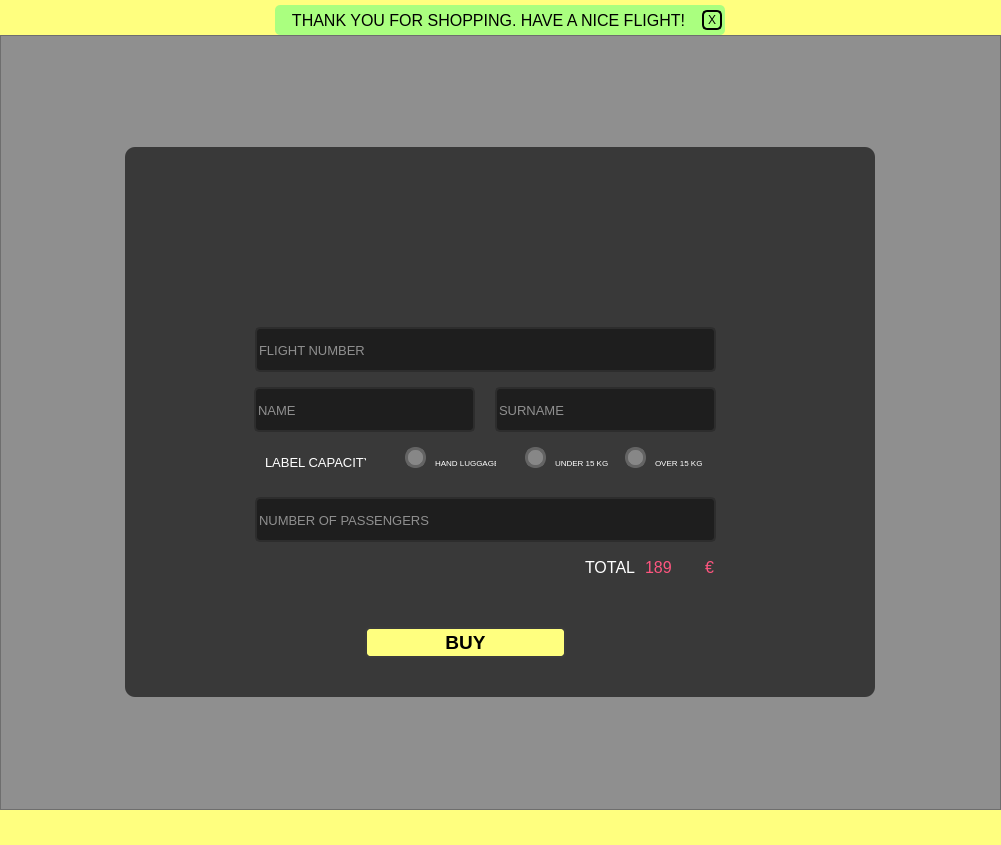
<?xml version="1.0" encoding="UTF-8"?>
<ui version="4.0">
 <class>LOGINWindow</class>
 <widget class="QMainWindow" name="LOGINWindow">
  <property name="geometry">
   <rect>
    <x>0</x>
    <y>0</y>
    <width>1001</width>
    <height>845</height>
   </rect>
  </property>
  <property name="maximumSize">
   <size>
    <width>16777215</width>
    <height>16777215</height>
   </size>
  </property>
  <property name="windowTitle">
   <string>ByuTicket</string>
  </property>
  <widget class="QWidget" name="centralwidget">
   <property name="maximumSize">
    <size>
     <width>16777215</width>
     <height>16777215</height>
    </size>
   </property>
   <layout class="QVBoxLayout" name="verticalLayout">
    <property name="spacing">
     <number>0</number>
    </property>
    <property name="leftMargin">
     <number>0</number>
    </property>
    <property name="topMargin">
     <number>0</number>
    </property>
    <property name="rightMargin">
     <number>0</number>
    </property>
    <property name="bottomMargin">
     <number>0</number>
    </property>
    <item>
     <widget class="QFrame" name="top_bar">
      <property name="maximumSize">
       <size>
        <width>16777215</width>
        <height>35</height>
       </size>
      </property>
      <property name="styleSheet">
       <string notr="true">background-color: rgb(255, 255, 127);</string>
      </property>
      <property name="frameShape">
       <enum>QFrame::NoFrame</enum>
      </property>
      <property name="frameShadow">
       <enum>QFrame::Raised</enum>
      </property>
      <layout class="QHBoxLayout" name="horizontalLayout_2">
       <property name="spacing">
        <number>0</number>
       </property>
       <property name="leftMargin">
        <number>0</number>
       </property>
       <property name="topMargin">
        <number>5</number>
       </property>
       <property name="rightMargin">
        <number>0</number>
       </property>
       <property name="bottomMargin">
        <number>0</number>
       </property>
       <item>
        <widget class="QFrame" name="INFOFrame">
         <property name="maximumSize">
          <size>
           <width>450</width>
           <height>16777215</height>
          </size>
         </property>
         <property name="styleSheet">
          <string notr="true">background-color: rgb(170, 255, 127);
border-radius: 5px;</string>
         </property>
         <property name="frameShape">
          <enum>QFrame::NoFrame</enum>
         </property>
         <property name="frameShadow">
          <enum>QFrame::Raised</enum>
         </property>
         <layout class="QHBoxLayout" name="horizontalLayout_3">
          <property name="spacing">
           <number>3</number>
          </property>
          <property name="leftMargin">
           <number>3</number>
          </property>
          <property name="topMargin">
           <number>3</number>
          </property>
          <property name="rightMargin">
           <number>3</number>
          </property>
          <property name="bottomMargin">
           <number>3</number>
          </property>
          <item>
           <widget class="QLabel" name="INFOLabel">
            <property name="font">
             <font>
              <pointsize>12</pointsize>
             </font>
            </property>
            <property name="text">
             <string>THANK YOU FOR SHOPPING. HAVE A NICE FLIGHT!</string>
            </property>
            <property name="alignment">
             <set>Qt::AlignCenter</set>
            </property>
           </widget>
          </item>
          <item>
           <widget class="QPushButton" name="INFOXButton">
            <property name="maximumSize">
             <size>
              <width>20</width>
              <height>20</height>
             </size>
            </property>
            <property name="styleSheet">
             <string notr="true">QPushButton {
	border-raadius: 5px;
	background-position: centre;
	border: 2px solid;
}

QPushButton:hover {
	background-color: rgb(50, 50, 50);
	color: rgb(255, 234, 70);
}

QPushButton:pressed {
	background-color: rgb(35, 35, 35);
	color: rgb(255, 234, 70);
}</string>
            </property>
            <property name="text">
             <string>X</string>
            </property>
           </widget>
          </item>
         </layout>
        </widget>
       </item>
      </layout>
     </widget>
    </item>
    <item>
     <widget class="QFrame" name="content">
      <property name="styleSheet">
       <string notr="true">background-color: rgb(143, 143, 143);</string>
      </property>
      <property name="frameShape">
       <enum>QFrame::StyledPanel</enum>
      </property>
      <property name="frameShadow">
       <enum>QFrame::Raised</enum>
      </property>
      <layout class="QHBoxLayout" name="horizontalLayout">
       <property name="leftMargin">
        <number>10</number>
       </property>
       <property name="rightMargin">
        <number>10</number>
       </property>
       <item>
        <widget class="QFrame" name="PASSWORDLabel">
         <property name="maximumSize">
          <size>
           <width>750</width>
           <height>550</height>
          </size>
         </property>
         <property name="font">
          <font>
           <pointsize>12</pointsize>
          </font>
         </property>
         <property name="styleSheet">
          <string notr="true">background-color: rgb(57, 57, 57);
border-radius: 10px;</string>
         </property>
         <property name="frameShape">
          <enum>QFrame::StyledPanel</enum>
         </property>
         <property name="frameShadow">
          <enum>QFrame::Raised</enum>
         </property>
         <widget class="QLineEdit" name="NUMBEROFPASSENGERSLabel">
          <property name="geometry">
           <rect>
            <x>130</x>
            <y>350</y>
            <width>461</width>
            <height>45</height>
           </rect>
          </property>
          <property name="font">
           <font>
            <pointsize>10</pointsize>
           </font>
          </property>
          <property name="styleSheet">
           <string notr="true">QLineEdit {
	border: 2px solid rgb(45,45,45);
	border-radius: 5px;	
	padding: 15 px;
	background-color: rgb(30,30,30);
	
	color: rgb(255, 255, 255);
}

QLineEdit:hover {
	border: 2px solid rgb(55,55,55);
}

QLineEdit:focus {
	border: 2px solid rgb(255,255,127);
	color: rgb(200,200,200)
}</string>
          </property>
          <property name="text">
           <string/>
          </property>
          <property name="maxLength">
           <number>100</number>
          </property>
          <property name="placeholderText">
           <string>NUMBER OF PASSENGERS</string>
          </property>
         </widget>
         <widget class="QCheckBox" name="HANGLUGGAGEBox">
          <property name="geometry">
           <rect>
            <x>280</x>
            <y>300</y>
            <width>21</width>
            <height>21</height>
           </rect>
          </property>
          <property name="font">
           <font>
            <family>Segoe UI</family>
            <pointsize>10</pointsize>
           </font>
          </property>
          <property name="styleSheet">
           <string notr="true">QCheckBox::indicator {
	border: 3px solid rgb(100,100,100);
	width: 15px;
	height: 15px;
	border-radius: 10px;
	background-color: rgb(135, 135, 135);
}

QCheckBox::indicator:checked {
	border: 3px solid rgb(255,255,0);
	background-color: rgb(255, 255, 127);
}</string>
          </property>
          <property name="text">
           <string/>
          </property>
         </widget>
         <widget class="QPushButton" name="BUYButton">
          <property name="geometry">
           <rect>
            <x>240</x>
            <y>480</y>
            <width>201</width>
            <height>31</height>
           </rect>
          </property>
          <property name="font">
           <font>
            <pointsize>14</pointsize>
            <weight>75</weight>
            <bold>true</bold>
           </font>
          </property>
          <property name="styleSheet">
           <string notr="true">QPushButton {
	background-color: rgb(255, 255, 127);
	border: 2px solid rgb(60,60,60);
	border-radius: 5px;
}

QPushButton:hover {
	background-color: rgb(60, 60, 60);
	border: 2px solid rgb(70,70,70);
	border-radius: 5px;
}

QPushButton:pressed {
	background-color: rgb(255, 255, 127);
	border: 2px solid rgb(0,0,0);
	border-radius: 5px;
	
	color: rgb(35, 35, 35);
}</string>
          </property>
          <property name="text">
           <string>BUY</string>
          </property>
         </widget>
         <widget class="QLineEdit" name="SURNAMELabel">
          <property name="geometry">
           <rect>
            <x>370</x>
            <y>240</y>
            <width>221</width>
            <height>45</height>
           </rect>
          </property>
          <property name="font">
           <font>
            <pointsize>10</pointsize>
           </font>
          </property>
          <property name="styleSheet">
           <string notr="true">QLineEdit {
	border: 2px solid rgb(45,45,45);
	border-radius: 5px;	
	padding: 15 px;
	background-color: rgb(30,30,30);
	
	color: rgb(255, 255, 255);
}

QLineEdit:hover {
	border: 2px solid rgb(55,55,55);
}

QLineEdit:focus {
	border: 2px solid rgb(255,255,127);
	color: rgb(200,200,200)
}</string>
          </property>
          <property name="text">
           <string/>
          </property>
          <property name="maxLength">
           <number>100</number>
          </property>
          <property name="placeholderText">
           <string>SURNAME</string>
          </property>
         </widget>
         <widget class="QLineEdit" name="NAMELabel">
          <property name="geometry">
           <rect>
            <x>129</x>
            <y>240</y>
            <width>221</width>
            <height>45</height>
           </rect>
          </property>
          <property name="font">
           <font>
            <pointsize>10</pointsize>
           </font>
          </property>
          <property name="styleSheet">
           <string notr="true">QLineEdit {
	border: 2px solid rgb(45,45,45);
	border-radius: 5px;	
	padding: 15 px;
	background-color: rgb(30,30,30);
	
	color: rgb(255, 255, 255);
}

QLineEdit:hover {
	border: 2px solid rgb(55,55,55);
}

QLineEdit:focus {
	border: 2px solid rgb(255,255,127);
	color: rgb(200,200,200)
}</string>
          </property>
          <property name="text">
           <string/>
          </property>
          <property name="maxLength">
           <number>100</number>
          </property>
          <property name="placeholderText">
           <string>NAME</string>
          </property>
         </widget>
         <widget class="QLineEdit" name="FLIGHTNUMBERLabel">
          <property name="geometry">
           <rect>
            <x>130</x>
            <y>180</y>
            <width>461</width>
            <height>45</height>
           </rect>
          </property>
          <property name="font">
           <font>
            <pointsize>10</pointsize>
           </font>
          </property>
          <property name="styleSheet">
           <string notr="true">QLineEdit {
	border: 2px solid rgb(45,45,45);
	border-radius: 5px;	
	padding: 15 px;
	background-color: rgb(30,30,30);
	
	color: rgb(255, 255, 255);
}

QLineEdit:hover {
	border: 2px solid rgb(55,55,55);
}

QLineEdit:focus {
	border: 2px solid rgb(255,255,127);
	color: rgb(200,200,200)
}</string>
          </property>
          <property name="text">
           <string/>
          </property>
          <property name="maxLength">
           <number>100</number>
          </property>
          <property name="placeholderText">
           <string>FLIGHT NUMBER</string>
          </property>
         </widget>
         <widget class="QLabel" name="label">
          <property name="geometry">
           <rect>
            <x>140</x>
            <y>290</y>
            <width>101</width>
            <height>51</height>
           </rect>
          </property>
          <property name="font">
           <font>
            <pointsize>10</pointsize>
           </font>
          </property>
          <property name="styleSheet">
           <string notr="true">color: rgb(255, 255, 255);</string>
          </property>
          <property name="text">
           <string>LABEL CAPACITY:</string>
          </property>
         </widget>
         <widget class="QCheckBox" name="UNDER15KGBox">
          <property name="geometry">
           <rect>
            <x>400</x>
            <y>300</y>
            <width>21</width>
            <height>21</height>
           </rect>
          </property>
          <property name="font">
           <font>
            <family>Segoe UI</family>
            <pointsize>10</pointsize>
           </font>
          </property>
          <property name="styleSheet">
           <string notr="true">QCheckBox::indicator {
	border: 3px solid rgb(100,100,100);
	width: 15px;
	height: 15px;
	border-radius: 10px;
	background-color: rgb(135, 135, 135);
}

QCheckBox::indicator:checked {
	border: 3px solid rgb(255,255,0);
	background-color: rgb(255, 255, 127);
}</string>
          </property>
          <property name="text">
           <string/>
          </property>
         </widget>
         <widget class="QCheckBox" name="OVER15KGBox">
          <property name="geometry">
           <rect>
            <x>500</x>
            <y>300</y>
            <width>21</width>
            <height>21</height>
           </rect>
          </property>
          <property name="font">
           <font>
            <family>Segoe UI</family>
            <pointsize>10</pointsize>
           </font>
          </property>
          <property name="styleSheet">
           <string notr="true">QCheckBox::indicator {
	border: 3px solid rgb(100,100,100);
	width: 15px;
	height: 15px;
	border-radius: 10px;
	background-color: rgb(135, 135, 135);
}

QCheckBox::indicator:checked {
	border: 3px solid rgb(255,255,0);
	background-color: rgb(255, 255, 127);
}</string>
          </property>
          <property name="text">
           <string/>
          </property>
         </widget>
         <widget class="QLabel" name="label_2">
          <property name="geometry">
           <rect>
            <x>310</x>
            <y>300</y>
            <width>61</width>
            <height>31</height>
           </rect>
          </property>
          <property name="font">
           <font>
            <pointsize>6</pointsize>
           </font>
          </property>
          <property name="styleSheet">
           <string notr="true">color: rgb(255, 255, 255);</string>
          </property>
          <property name="text">
           <string>HAND LUGGAGE</string>
          </property>
         </widget>
         <widget class="QLabel" name="label_3">
          <property name="geometry">
           <rect>
            <x>430</x>
            <y>300</y>
            <width>61</width>
            <height>31</height>
           </rect>
          </property>
          <property name="font">
           <font>
            <pointsize>6</pointsize>
           </font>
          </property>
          <property name="styleSheet">
           <string notr="true">color: rgb(255, 255, 255);</string>
          </property>
          <property name="text">
           <string>UNDER 15 KG</string>
          </property>
         </widget>
         <widget class="QLabel" name="label_4">
          <property name="geometry">
           <rect>
            <x>530</x>
            <y>300</y>
            <width>61</width>
            <height>31</height>
           </rect>
          </property>
          <property name="font">
           <font>
            <pointsize>6</pointsize>
           </font>
          </property>
          <property name="styleSheet">
           <string notr="true">color: rgb(255, 255, 255);</string>
          </property>
          <property name="text">
           <string>OVER 15 KG</string>
          </property>
         </widget>
         <widget class="QFrame" name="LogoFrame">
          <property name="geometry">
           <rect>
            <x>260</x>
            <y>0</y>
            <width>191</width>
            <height>171</height>
           </rect>
          </property>
          <property name="styleSheet">
           <string notr="true">background-image: url(:/LOGO/img/logo.png);</string>
          </property>
          <property name="frameShape">
           <enum>QFrame::StyledPanel</enum>
          </property>
          <property name="frameShadow">
           <enum>QFrame::Raised</enum>
          </property>
         </widget>
         <widget class="QLabel" name="label_5">
          <property name="geometry">
           <rect>
            <x>460</x>
            <y>400</y>
            <width>51</width>
            <height>41</height>
           </rect>
          </property>
          <property name="font">
           <font>
            <pointsize>12</pointsize>
           </font>
          </property>
          <property name="styleSheet">
           <string notr="true">color: rgb(255, 255, 255);</string>
          </property>
          <property name="text">
           <string>TOTAL:</string>
          </property>
         </widget>
         <widget class="QLabel" name="TOTALPRICELabel">
          <property name="geometry">
           <rect>
            <x>520</x>
            <y>410</y>
            <width>31</width>
            <height>21</height>
           </rect>
          </property>
          <property name="font">
           <font>
            <pointsize>12</pointsize>
            <weight>50</weight>
            <bold>false</bold>
           </font>
          </property>
          <property name="styleSheet">
           <string notr="true">color: rgb(255, 85, 127);</string>
          </property>
          <property name="text">
           <string>189 </string>
          </property>
         </widget>
         <widget class="QLabel" name="TOTALPRICECURRENCYLabel">
          <property name="geometry">
           <rect>
            <x>580</x>
            <y>410</y>
            <width>21</width>
            <height>21</height>
           </rect>
          </property>
          <property name="font">
           <font>
            <pointsize>12</pointsize>
            <weight>50</weight>
            <bold>false</bold>
           </font>
          </property>
          <property name="styleSheet">
           <string notr="true">color: rgb(255, 85, 127);</string>
          </property>
          <property name="text">
           <string>€</string>
          </property>
         </widget>
        </widget>
       </item>
      </layout>
     </widget>
    </item>
    <item>
     <widget class="QFrame" name="bottom">
      <property name="maximumSize">
       <size>
        <width>16777215</width>
        <height>35</height>
       </size>
      </property>
      <property name="styleSheet">
       <string notr="true">background-color: rgb(255, 255, 127);</string>
      </property>
      <property name="frameShape">
       <enum>QFrame::NoFrame</enum>
      </property>
      <property name="frameShadow">
       <enum>QFrame::Raised</enum>
      </property>
     </widget>
    </item>
   </layout>
  </widget>
  <widget class="QMenuBar" name="menubar">
   <property name="geometry">
    <rect>
     <x>0</x>
     <y>0</y>
     <width>1001</width>
     <height>18</height>
    </rect>
   </property>
  </widget>
 </widget>
 <resources>
  <include location="../../cdGUI/ticketAIR/file.qrc"/>
 </resources>
 <connections/>
</ui>
